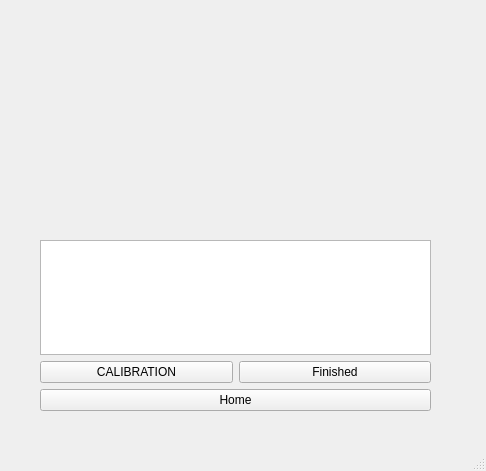
<?xml version="1.0" encoding="UTF-8"?>
<ui version="4.0">
 <class>CalibrationWindow</class>
 <widget class="QMainWindow" name="CalibrationWindow">
  <property name="geometry">
   <rect>
    <x>0</x>
    <y>0</y>
    <width>486</width>
    <height>471</height>
   </rect>
  </property>
  <property name="windowTitle">
   <string>MainWindow</string>
  </property>
  <widget class="QWidget" name="centralwidget">
   <widget class="QWidget" name="verticalLayoutWidget">
    <property name="geometry">
     <rect>
      <x>40</x>
      <y>240</y>
      <width>391</width>
      <height>171</height>
     </rect>
    </property>
    <layout class="QVBoxLayout" name="verticalLayout">
     <item>
      <widget class="QTextEdit" name="textEdit">
       <property name="readOnly">
        <bool>true</bool>
       </property>
      </widget>
     </item>
     <item>
      <layout class="QHBoxLayout" name="horizontalLayout">
       <item>
        <widget class="QPushButton" name="calButton">
         <property name="text">
          <string>CALIBRATION</string>
         </property>
        </widget>
       </item>
       <item>
        <widget class="QPushButton" name="finishedButton">
         <property name="text">
          <string>Finished</string>
         </property>
        </widget>
       </item>
      </layout>
     </item>
     <item>
      <widget class="QPushButton" name="homeButton">
       <property name="text">
        <string>Home</string>
       </property>
      </widget>
     </item>
    </layout>
   </widget>
   <zorder>verticalLayoutWidget</zorder>
   <zorder>textEdit</zorder>
  </widget>
  <widget class="QMenuBar" name="menubar">
   <property name="geometry">
    <rect>
     <x>0</x>
     <y>0</y>
     <width>486</width>
     <height>25</height>
    </rect>
   </property>
  </widget>
  <widget class="QStatusBar" name="statusbar"/>
 </widget>
 <resources/>
 <connections/>
</ui>
